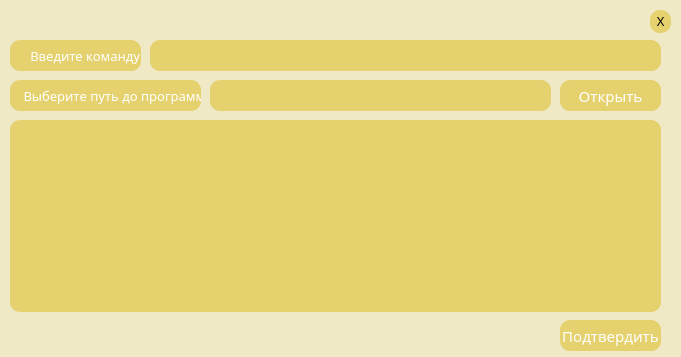
<?xml version="1.0" encoding="UTF-8"?>
<ui version="4.0">
 <class>Dialog</class>
 <widget class="QDialog" name="Dialog">
  <property name="geometry">
   <rect>
    <x>0</x>
    <y>0</y>
    <width>681</width>
    <height>357</height>
   </rect>
  </property>
  <property name="windowTitle">
   <string>Dialog</string>
  </property>
  <property name="styleSheet">
   <string notr="true">background: #F0E9C5</string>
  </property>
  <widget class="QTextEdit" name="command_str">
   <property name="geometry">
    <rect>
     <x>150</x>
     <y>40</y>
     <width>511</width>
     <height>31</height>
    </rect>
   </property>
   <property name="styleSheet">
    <string notr="true">background-color: #E5D16D;border-radius: 10px;
color: #ffffff;
font-family: Impact, sans-serif;
font-size: 13px;
border: px solid black;</string>
   </property>
   <property name="html">
    <string>&lt;!DOCTYPE HTML PUBLIC &quot;-//W3C//DTD HTML 4.0//EN&quot; &quot;http://www.w3.org/TR/REC-html40/strict.dtd&quot;&gt;
&lt;html&gt;&lt;head&gt;&lt;meta name=&quot;qrichtext&quot; content=&quot;1&quot; /&gt;&lt;style type=&quot;text/css&quot;&gt;
p, li { white-space: pre-wrap; }
&lt;/style&gt;&lt;/head&gt;&lt;body style=&quot; font-family:'Impact,sans-serif'; font-size:13px; font-weight:400; font-style:normal;&quot;&gt;
&lt;p style=&quot;-qt-paragraph-type:empty; margin-top:0px; margin-bottom:0px; margin-left:0px; margin-right:0px; -qt-block-indent:0; text-indent:0px;&quot;&gt;&lt;br /&gt;&lt;/p&gt;&lt;/body&gt;&lt;/html&gt;</string>
   </property>
  </widget>
  <widget class="QPushButton" name="op_btn_add">
   <property name="geometry">
    <rect>
     <x>560</x>
     <y>80</y>
     <width>101</width>
     <height>31</height>
    </rect>
   </property>
   <property name="styleSheet">
    <string notr="true">background-color: #E5D16D;border-radius: 10px;
color: #ffffff;
font-family: Impact, sans-serif;
font-size: 15px</string>
   </property>
   <property name="text">
    <string>Открыть</string>
   </property>
  </widget>
  <widget class="QPushButton" name="pushButton_3">
   <property name="geometry">
    <rect>
     <x>560</x>
     <y>320</y>
     <width>101</width>
     <height>31</height>
    </rect>
   </property>
   <property name="styleSheet">
    <string notr="true">background-color: #E5D16D;border-radius: 10px;
color: #ffffff;
font-family: Impact, sans-serif;
font-size: 15px</string>
   </property>
   <property name="text">
    <string>Подтвердить</string>
   </property>
  </widget>
  <widget class="QLabel" name="path_lable">
   <property name="geometry">
    <rect>
     <x>10</x>
     <y>80</y>
     <width>191</width>
     <height>31</height>
    </rect>
   </property>
   <property name="styleSheet">
    <string notr="true">background-color: #E5D16D;border-radius: 10px;
color: #ffffff;
font-family: Impact, sans-serif;
font-size: 13px</string>
   </property>
   <property name="text">
    <string>    Выберите путь до программы:</string>
   </property>
  </widget>
  <widget class="QLabel" name="command_lable">
   <property name="geometry">
    <rect>
     <x>10</x>
     <y>40</y>
     <width>131</width>
     <height>31</height>
    </rect>
   </property>
   <property name="styleSheet">
    <string notr="true">background-color: #E5D16D;border-radius: 10px;
color: #ffffff;
font-family: Impact, sans-serif;
font-size: 13px</string>
   </property>
   <property name="text">
    <string>      Введите команду:</string>
   </property>
  </widget>
  <widget class="QTextEdit" name="path_str">
   <property name="geometry">
    <rect>
     <x>210</x>
     <y>80</y>
     <width>341</width>
     <height>31</height>
    </rect>
   </property>
   <property name="styleSheet">
    <string notr="true">background-color: #E5D16D;border-radius: 10px;
color: #ffffff;
font-family: Impact, sans-serif;
font-size: 13px;
border: px solid black;</string>
   </property>
   <property name="html">
    <string>&lt;!DOCTYPE HTML PUBLIC &quot;-//W3C//DTD HTML 4.0//EN&quot; &quot;http://www.w3.org/TR/REC-html40/strict.dtd&quot;&gt;
&lt;html&gt;&lt;head&gt;&lt;meta name=&quot;qrichtext&quot; content=&quot;1&quot; /&gt;&lt;style type=&quot;text/css&quot;&gt;
p, li { white-space: pre-wrap; }
&lt;/style&gt;&lt;/head&gt;&lt;body style=&quot; font-family:'Impact,sans-serif'; font-size:13px; font-weight:400; font-style:normal;&quot;&gt;
&lt;p style=&quot;-qt-paragraph-type:empty; margin-top:0px; margin-bottom:0px; margin-left:0px; margin-right:0px; -qt-block-indent:0; text-indent:0px;&quot;&gt;&lt;br /&gt;&lt;/p&gt;&lt;/body&gt;&lt;/html&gt;</string>
   </property>
  </widget>
  <widget class="QPushButton" name="add_close_btn">
   <property name="geometry">
    <rect>
     <x>650</x>
     <y>10</y>
     <width>21</width>
     <height>23</height>
    </rect>
   </property>
   <property name="styleSheet">
    <string notr="true">QPushButton:!hover{ 
	background-color: #E5D16D;
	border-radius: 10px;
	transition: background-color 1sec ease-in;
}
QPushButton:hover{ 
	background-color: red;
	border-radius: 10px;
 }</string>
   </property>
   <property name="text">
    <string>X</string>
   </property>
  </widget>
  <widget class="QTableView" name="comand_table">
   <property name="geometry">
    <rect>
     <x>10</x>
     <y>120</y>
     <width>651</width>
     <height>192</height>
    </rect>
   </property>
   <property name="styleSheet">
    <string notr="true">QWidget {
    background-color: #E5D16D;
    color: #fffff8;
	border-radius: 10px;
}

QHeaderView::section {
    background-color: #E5D16D;
    padding: 4px;
    border: 1px solid #fffff8;
    font-size: 14pt;
}

QTableWidget {
    gridline-color: #fffff8;
    font-size: 12pt;
}

QTableWidget QTableCornerButton::section {
    background-color: #E5D16D;
    border: 1px solid #fffff8;
}
QHeaderView::section {
    background-color: #E5D16D;
    padding: 4px;
    font-size: 14pt;
    border-style: none;
    border-bottom: 1px solid #ffffff;
    border-right: 1px solid #ffffff;
}

QHeaderView::section:horizontal
{
    border-top: 1px solid #ffffff;
}

QHeaderView::section:vertical
{
    border-left: 1px solid #ffffff;
}</string>
   </property>
   <attribute name="horizontalHeaderHighlightSections">
    <bool>false</bool>
   </attribute>
   <attribute name="horizontalHeaderStretchLastSection">
    <bool>true</bool>
   </attribute>
   <attribute name="verticalHeaderVisible">
    <bool>false</bool>
   </attribute>
  </widget>
 </widget>
 <resources/>
 <connections/>
</ui>
